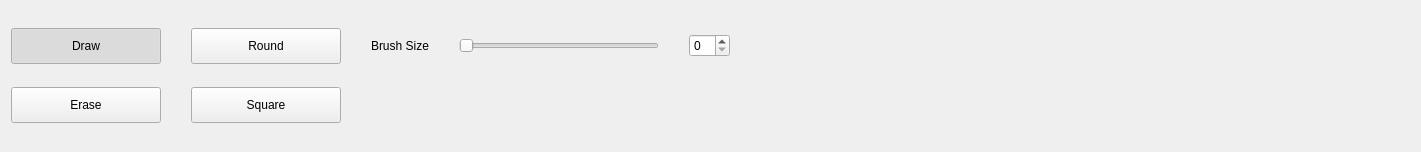
<?xml version="1.0" encoding="UTF-8"?>
<ui version="4.0">
 <class>freeSelectForm</class>
 <widget class="QWidget" name="freeSelectForm">
  <property name="geometry">
   <rect>
    <x>0</x>
    <y>0</y>
    <width>1421</width>
    <height>152</height>
   </rect>
  </property>
  <property name="sizePolicy">
   <sizepolicy hsizetype="Fixed" vsizetype="Fixed">
    <horstretch>0</horstretch>
    <verstretch>2</verstretch>
   </sizepolicy>
  </property>
  <property name="minimumSize">
   <size>
    <width>0</width>
    <height>0</height>
   </size>
  </property>
  <property name="windowTitle">
   <string>Form</string>
  </property>
  <layout class="QGridLayout" name="gridLayout">
   <property name="horizontalSpacing">
    <number>30</number>
   </property>
   <item row="0" column="3">
    <widget class="QSlider" name="brushSizeSlider">
     <property name="minimumSize">
      <size>
       <width>200</width>
       <height>0</height>
      </size>
     </property>
     <property name="maximumSize">
      <size>
       <width>120</width>
       <height>16777215</height>
      </size>
     </property>
     <property name="orientation">
      <enum>Qt::Horizontal</enum>
     </property>
    </widget>
   </item>
   <item row="0" column="5">
    <spacer name="freeDrawSpacer">
     <property name="orientation">
      <enum>Qt::Horizontal</enum>
     </property>
     <property name="sizeHint" stdset="0">
      <size>
       <width>40</width>
       <height>20</height>
      </size>
     </property>
    </spacer>
   </item>
   <item row="1" column="0">
    <widget class="QPushButton" name="eraseButton">
     <property name="sizePolicy">
      <sizepolicy hsizetype="Fixed" vsizetype="Fixed">
       <horstretch>0</horstretch>
       <verstretch>0</verstretch>
      </sizepolicy>
     </property>
     <property name="minimumSize">
      <size>
       <width>150</width>
       <height>36</height>
      </size>
     </property>
     <property name="text">
      <string>Erase</string>
     </property>
     <property name="checkable">
      <bool>true</bool>
     </property>
    </widget>
   </item>
   <item row="0" column="0">
    <widget class="QPushButton" name="drawButton">
     <property name="sizePolicy">
      <sizepolicy hsizetype="Fixed" vsizetype="Fixed">
       <horstretch>0</horstretch>
       <verstretch>0</verstretch>
      </sizepolicy>
     </property>
     <property name="minimumSize">
      <size>
       <width>150</width>
       <height>36</height>
      </size>
     </property>
     <property name="text">
      <string>Draw</string>
     </property>
     <property name="checkable">
      <bool>true</bool>
     </property>
     <property name="checked">
      <bool>true</bool>
     </property>
    </widget>
   </item>
   <item row="0" column="1">
    <widget class="QPushButton" name="roundBrushButton">
     <property name="sizePolicy">
      <sizepolicy hsizetype="Fixed" vsizetype="Fixed">
       <horstretch>0</horstretch>
       <verstretch>0</verstretch>
      </sizepolicy>
     </property>
     <property name="minimumSize">
      <size>
       <width>150</width>
       <height>36</height>
      </size>
     </property>
     <property name="text">
      <string>Round</string>
     </property>
    </widget>
   </item>
   <item row="0" column="2">
    <widget class="QLabel" name="brushSizeLabel">
     <property name="text">
      <string>Brush Size</string>
     </property>
    </widget>
   </item>
   <item row="0" column="4">
    <widget class="QSpinBox" name="brushSizeSpinner">
     <property name="sizePolicy">
      <sizepolicy hsizetype="Fixed" vsizetype="Fixed">
       <horstretch>0</horstretch>
       <verstretch>0</verstretch>
      </sizepolicy>
     </property>
    </widget>
   </item>
   <item row="1" column="1">
    <widget class="QPushButton" name="squareBrushButton">
     <property name="sizePolicy">
      <sizepolicy hsizetype="Fixed" vsizetype="Fixed">
       <horstretch>0</horstretch>
       <verstretch>0</verstretch>
      </sizepolicy>
     </property>
     <property name="minimumSize">
      <size>
       <width>150</width>
       <height>36</height>
      </size>
     </property>
     <property name="text">
      <string>Square</string>
     </property>
    </widget>
   </item>
  </layout>
 </widget>
 <resources/>
 <connections/>
</ui>
